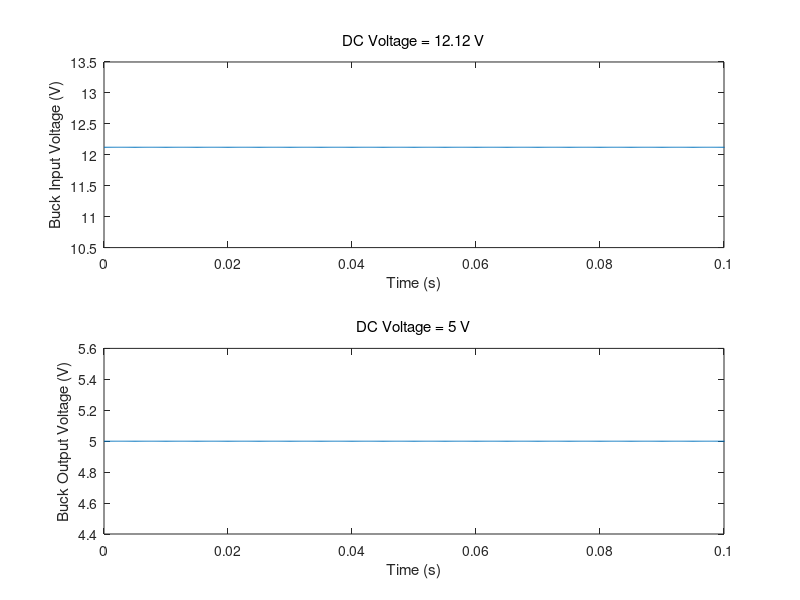

Reproduce this figure in MATLAB.
clear;
clc;
t = (0:1/(60*100):1);
Vrms = 120;
Vm = Vrms*sqrt(2);
Vm_tr = Vm/14;
Vm_after_diode = Vm_tr - 1.4;
Duty_Cycle = 5/Vm_after_diode;
Vm_buck = Duty_Cycle * Vm_after_diode;


subplot(2,1,1)
input = zeros(1,6001) + Vm_tr;
plot(t, input)
xlabel('Time (s)')
ylabel('Buck Input Voltage (V)')
title("DC Voltage = 12.12 V",'FontWeight','Normal');
xlim([0 0.1]);

subplot(2,1,2)
buck_output = zeros(1,6001) + Vm_buck;
plot(t,buck_output)
xlabel('Time (s)')
ylabel('Buck Output Voltage (V)')
title("DC Voltage = 5 V",'FontWeight','Normal');
xlim([0 0.1]);

